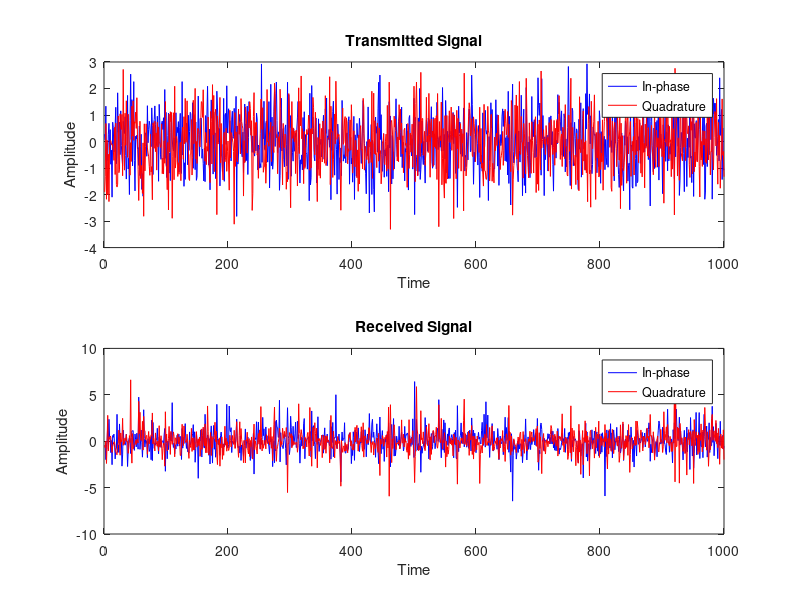

Source code (MATLAB):
numSamples = 1000;
numPaths = 3;
fadePower = 0.5;

h = sqrt(fadePower/2) * (randn(numPaths, numSamples) + 1i * randn(numPaths, numSamples));

txSignal = randn(1, numSamples) + 1i * randn(1, numSamples);

rxSignal = zeros(1, numSamples);
for path = 1:numPaths
    rxSignal = rxSignal + h(path, :) .* txSignal;
end

t = 1:numSamples;
figure;
subplot(2,1,1);
plot(t, real(txSignal), 'b', t, imag(txSignal), 'r');
title('Transmitted Signal');
legend('In-phase', 'Quadrature');
xlabel('Time');
ylabel('Amplitude');

subplot(2,1,2);
plot(t, real(rxSignal), 'b', t, imag(rxSignal), 'r');
title('Received Signal');
legend('In-phase', 'Quadrature');
xlabel('Time');
ylabel('Amplitude');
